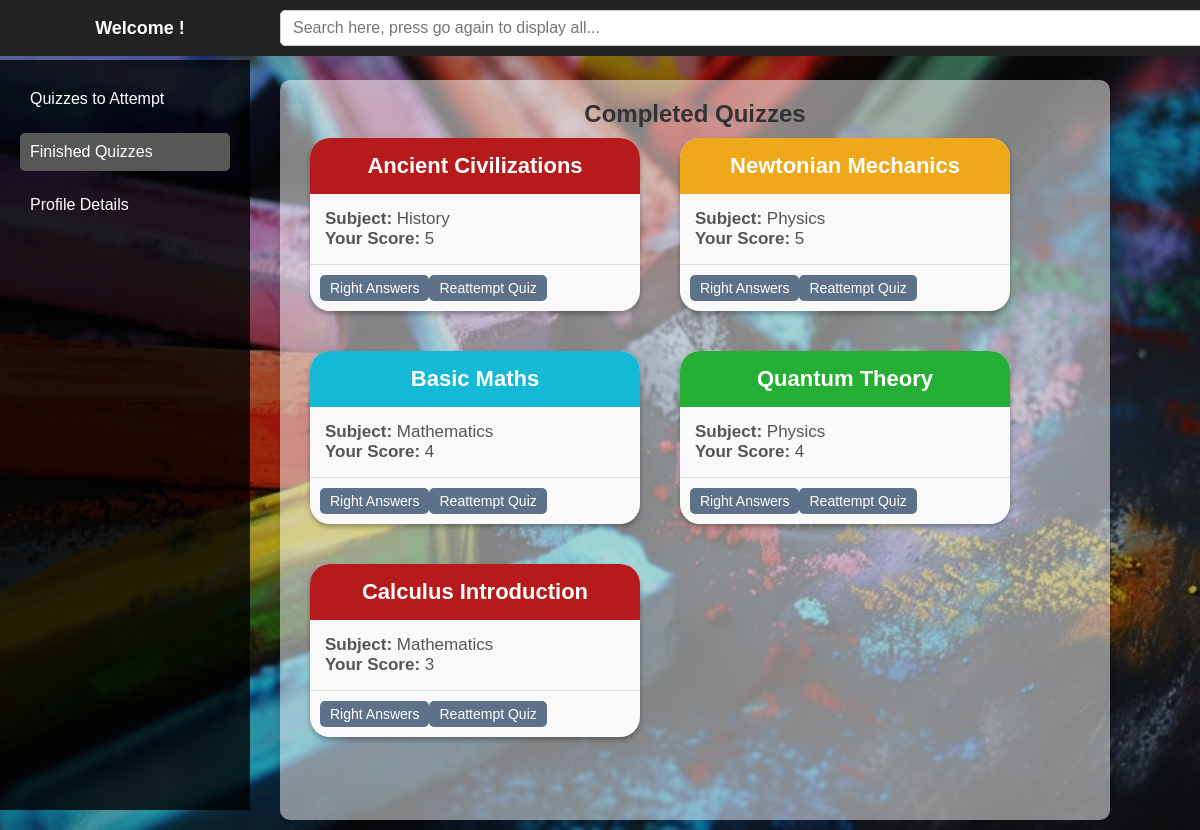
The app's page /finished_quizzes (signed in) with its own data.
### tables this page shows
CREATE TABLE scores (
            id INTEGER PRIMARY KEY AUTOINCREMENT,
            quiz_id INTEGER,
            user_id INTEGER,
            timestamp DATETIME DEFAULT CURRENT_TIMESTAMP,
            total_user_score INTEGER NOT NULL,
            FOREIGN KEY (quiz_id) REFERENCES quiz(id),
            FOREIGN KEY (user_id) REFERENCES users(id)
        );

CREATE TABLE quiz (
            id INTEGER PRIMARY KEY AUTOINCREMENT,
            quiz_name TEXT NOT NULL,
            chapter_id INTEGER,
            date DATE NOT NULL,
            duration INTEGER NOT NULL, -- Duration in minutes
            remark TEXT,
            no_of_qns INTEGER NOT NULL,
            FOREIGN KEY (chapter_id) REFERENCES chapter(id)
        );

CREATE TABLE subject (
            id INTEGER PRIMARY KEY AUTOINCREMENT,
            name TEXT NOT NULL,
            description TEXT
        );

### app.py (the view)
@app.route('/finished_quizzes')
@login_required(role='student')
def finished_quizzes():
    conn = sqlite3.connect(DATABASE)
    conn.row_factory = sqlite3.Row
    cursor = conn.cursor()
    query = '''
    SELECT quiz.id, quiz.quiz_name, subject.name AS subject_name, scores.total_user_score
    FROM scores
    JOIN quiz ON scores.quiz_id = quiz.id
    JOIN chapter ON quiz.chapter_id = chapter.id
    JOIN subject ON chapter.subject_id = subject.id
    WHERE scores.user_id = ?
    ORDER BY scores.total_user_score DESC
    '''
    cursor.execute(query, (session['user_id'],))
    completed_quizzes = cursor.fetchall()
    conn.close()
    return render_template('finished_quizzes.html', completed_quizzes=completed_quizzes)

### app.py (called while the page is built)
def login_required(role=None):
    def decorator(f):
        @wraps(f)
        def decorated_function(*args, **kwargs):
            if 'user_id' not in session:
                return redirect(url_for('login'))  # Redirect to login if not logged in
            if role and session.get('role') != role:
                return redirect(url_for('login'))  # Redirect if user doesn't have the correct role
            return f(*args, **kwargs)
        return decorated_function
    return decorator

### templates/finished_quizzes.html
{% extends 'student_base.html' %}
{% block page_content %}
<h2 style="color: #333; text-align: center;">Completed Quizzes</h2>
<div class="quiz-cards-container">
    {% for quiz in completed_quizzes %}
        {% if loop.index0 % 4 == 0 %}
            {% set quiz_color = 'rgb(182, 26, 26)' %}
        {% elif loop.index0 % 4 == 1 %}
            {% set quiz_color = 'rgb(239, 168, 25)' %}
        {% elif loop.index0 % 4 == 2 %}
            {% set quiz_color = 'rgb(21, 185, 214)' %}
        {% else %}
            {% set quiz_color = 'rgb(37, 175, 53)' %}
        {% endif %}
        <div class="quiz-card">
            <div class="quiz-card-header" style="background-color: {{ quiz_color }}; color: white;">
                {{ quiz['quiz_name'] }}
            </div>
            <div class="quiz-card-body">
                <p style="color: #555;">
                    <strong>Subject:</strong> {{ quiz['subject_name'] }}
                </p>
                <p style="color: #555;">
                    <strong>Your Score:</strong> {{ quiz['total_user_score'] }}
                </p>
            </div>
            <div class="quiz-card-footer">
                <a href="{{ url_for('view_right_answers', quiz_id=quiz['id']) }}" class="btn">Right Answers</a>
                <a href="{{ url_for('reattempt_quiz', quiz_id=quiz['id']) }}" class="btn">Reattempt Quiz</a>
            </div>
        </div>
    {% else %}
        <p style="text-align: center;">You have not completed any quizzes yet.</p>
    {% endfor %}
</div>
{% endblock %}

### templates/student_base.html (shortened to what this page needs)
{% extends 'base.html' %}
{% block content %}
<div class="admin-container">
    <div class="sidebar">
        <ul>
            <li><a href="/student" class="{% if request.path == '/student' %}active{% endif %}">Quizzes to Attempt</a></li>
            <li><a href="/finished_quizzes" class="{% if request.path == '/finished_quizzes' %}active{% endif %}">Finished Quizzes</a></li>
            <li><a href="/profile" class="{% if request.path == '/profile' %}active{% endif %}">Profile Details</a></li>
        </ul>
    </div>
    <div class="main-content">
        <div class="admin-header">
            <div class="header-content">
                <h3 class="welcome-admin">Welcome !</h3>
                <form action="#" method="GET" class="search-form">
                    <input type="text" name="search" class="search-bar" placeholder="Search here, press go again to display all...">
                </form>
            </div>
        </div>
        {% block page_content %}{% endblock %}
    </div>
</div>
{% endblock %}

### templates/base.html (shortened to what this page needs)
<!DOCTYPE html>
<html lang="en">
<head>
    <link rel="stylesheet" href="{{ url_for('static', filename='css/style.css') }}">
</head>
<body>
    <main>
        {% block content %}{% endblock %}
    </main>
</body>
</html>

### static/css/style.css (style rules this page uses)
* { margin: 0; padding: 0; box-sizing: border-box; }
body { font-family: "Comic Sans MS", "Chalkboard", sans-serif; background: url('../images/chlkbrd41.jpg') no-repeat center center fixed; background-size: cover; color: #ffffff; }
html, body { overflow: auto; height: 100%; }
html { scrollbar-width: none; -ms-overflow-style: none; }
main { padding: 10px; margin-top: 10px; }
.admin-container { display: flex; height: 100vh; padding-top: 60px; }
.admin-header { position: fixed; top: 0; left: 0; width: 100%; background: #222; color: #fff; display: flex; align-items: center; justify-content: space-between; padding: 10px 20px; z-index: 1000; }
.header-content { display: flex; align-items: center; justify-content: space-between; gap: 20px; }
.search-form { display: flex; align-items: center; gap: 5px; }
.search-bar { padding: 5px; }
.sidebar { width: 250px; background-color: rgba(0, 0, 0, 0.8); color: white; padding: 20px; height: 100%; position: fixed; top: 0; left: 0; z-index: 999; }
.sidebar ul { list-style-type: none; padding: 0; }
.sidebar ul li { margin-bottom: 15px; }
.sidebar ul li a { text-decoration: none; color: white; display: flex; align-items: center; gap: 10px; }
.main-content { margin-left: 270px; flex-grow: 1; padding: 20px; background-color: rgba(255, 255, 255, 0.5); overflow-y: auto; min-height: calc(100vh - 50px); box-shadow: 0 4px 6px rgba(0, 0, 0, 0.1); border-radius: 10px; }
.admin-header { position: fixed; top: 0; left: 0; width: 100%; background: #222; color: #fff; display: flex; justify-content: space-between; padding: 10px 20px; z-index: 2; }
.search-form { display: flex; flex-grow: 1; justify-content: space-between; }
.search-form .search-bar { padding: 8px 12px; font-size: 16px; width: 1100px ; border-radius: 5px; border: 1px solid #ccc; }
.sidebar { width: 250px; background-color: rgba(0, 0, 0, 0.8); color: white; padding: 20px; height: calc(100vh - 50px); position: fixed; top: 60px; left: 0; z-index: 999; }
.main-content { margin-left: 270px; margin-right: 80px; flex-grow: 1; padding: 20px; background-color: rgba(255, 255, 255, 0.5); overflow: auto; min-height: calc(100vh - 60px); box-shadow: 0 4px 6px rgba(0, 0, 0, 0.1); border-radius: 10px; scrollbar-width: none; -ms-overflow-style: none; }
.sidebar ul li a { display: flex; align-items: center; color: white; text-decoration: none; padding: 10px; border-radius: 5px; transition: background-color 0.3s; }
.sidebar ul li a.active { background-color: #575757; text-decoration: none; }
.welcome-admin { flex-grow: 1; text-align: center; font-size: 18px; font-weight: bold; width:240px; }
.btn { padding: 6px 12px; border: none; border-radius: 5px; font-size: 1rem; color: white; text-decoration: none; cursor: pointer; transition: background-color 0.3s ease; }
.quiz-card { background-color: #f9f9f9; border-radius: 20px; box-shadow: 0 3px 5px rgba(0, 0, 0, 0.3); margin-bottom: 15px; width: 330px; margin: 10px; transition: transform 0.3s ease, box-shadow 0.3s ease; position: relative; box-sizing: border-box; }
.quiz-card-header { padding: 15px; font-size: 22px; font-weight: bold; text-align: center; border-radius: 20px 20px 0 0; width: 100%; box-sizing: border-box; }
.quiz-card-body { padding: 15px; font-size: 17px; position: relative; width: 100%; box-sizing: border-box; }
.quiz-card-footer { padding: 10px; border-top: 1px solid #ddd; display: flex; justify-content: flex-start; align-items: center; }
.quiz-card-footer .btn { background-color: #5d7289; border: none; color: white; padding: 5px 10px; cursor: pointer; font-size: 14px; border-radius: 5px; transition: background-color 0.3s ease; }
.quiz-cards-container { display: flex; flex-wrap: wrap; justify-content: left; gap: 20px; max-width: 100%; }

### records on screen
scores: quiz_name "Ancient Civilizations", subject_name "History", total_user_score "5"
scores: quiz_name "Newtonian Mechanics", subject_name "Physics", total_user_score "5"
scores: quiz_name "Basic Maths", subject_name "Mathematics", total_user_score "4"
scores: quiz_name "Quantum Theory", subject_name "Physics", total_user_score "4"
scores: quiz_name "Calculus Introduction", subject_name "Mathematics", total_user_score "3"
